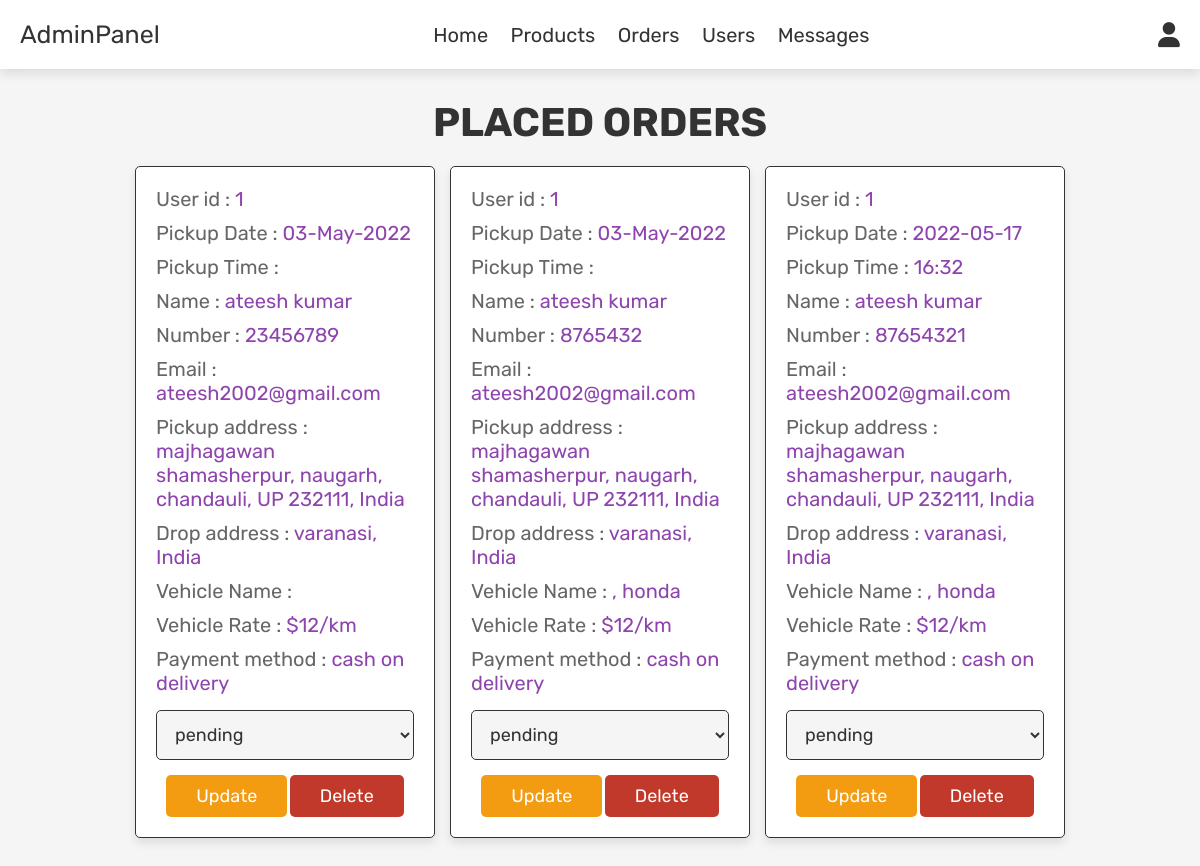
Screenshot of /admin_orders.php (signed in) with the database file from the repository.
### tables this page shows
CREATE TABLE `orders` (
  `id` int(100) NOT NULL,
  `user_id` int(100) NOT NULL,
  `name` varchar(100) NOT NULL,
  `number` varchar(12) NOT NULL,
  `email` varchar(100) NOT NULL,
  `method` varchar(50) NOT NULL,
  `pickup_address` varchar(500) NOT NULL,
  `pickup_time` varchar(400) NOT NULL,
  `drop_address` varchar(500) NOT NULL,
  `car_name` varchar(1000) NOT NULL,
  `price_rate` int(100) NOT NULL,
  `pickup_date` varchar(50) NOT NULL,
  `payment_status` varchar(20) NOT NULL DEFAULT 'pending'
);

### admin_orders.php (the view, shortened to what this page needs)
<?php
include 'config.php';
?>
<!DOCTYPE html>
<html lang="en">
<head>
   <link rel="stylesheet" href="https://cdnjs.cloudflare.com/ajax/libs/font-awesome/6.0.0/css/all.min.css">
   <link rel="stylesheet" href="css/admin_style.css">
</head>
<body>
<?php include 'admin_header.php'; ?>
<section class="orders">
   <h1 class="title">Placed Orders</h1>
   <div class="box-container">
      <?php
      $select_orders = mysqli_query($conn, "SELECT * FROM `orders`") or die('query failed');
      if(mysqli_num_rows($select_orders) > 0){
         while($fetch_orders = mysqli_fetch_assoc($select_orders)){
      ?>
      <div class="box">
         <p> User id : <span><?php echo $fetch_orders['user_id']; ?></span> </p>
         <p> Pickup Date : <span><?php echo $fetch_orders['pickup_date']; ?></span> </p>
         <p> Pickup Time : <span><?php echo $fetch_orders['pickup_time']; ?></span> </p>
         <p> Name : <span><?php echo $fetch_orders['name']; ?></span> </p>
         <p> Number : <span><?php echo $fetch_orders['number']; ?></span> </p>
         <p> Email : <span><?php echo $fetch_orders['email']; ?></span> </p>
         <p> Pickup address : <span><?php echo $fetch_orders['pickup_address']; ?></span> </p>
         <p> Drop address : <span><?php echo $fetch_orders['drop_address']; ?></span> </p>
         <p> Vehicle Name : <span><?php echo $fetch_orders['car_name']; ?></span> </p>
         <p> Vehicle Rate : <span>$<?php echo $fetch_orders['price_rate']; ?>/km</span> </p>
         <p> Payment method : <span><?php echo $fetch_orders['method']; ?></span> </p>
         <form action="" method="post">
            <select name="update_payment">
               <option value="" selected disabled><?php echo $fetch_orders['payment_status']; ?></option>
            </select>
            <input type="submit" value="update" name="update_order" class="option-btn">
            <a href="admin_orders.php?delete=<?php echo $fetch_orders['id']; ?>" onclick="return confirm('delete this order?');" class="delete-btn">delete</a>
         </form>
      </div>
      <?php
         }
      }else{
         echo '<p class="empty">no orders placed yet!</p>';
      }
      ?>
   </div>
</section>
</body>
</html>

### admin_header.php (shortened to what this page needs)
<header class="header">
   <div class="flex">
      <a href="admin_page.php" class="logo">Admin<span>Panel</span></a>
      <nav class="navbar">
         <a href="admin_page.php">Home</a>
         <a href="admin_products.php">Products</a>
         <a href="admin_orders.php">Orders</a>
         <a href="admin_users.php">Users</a>
         <a href="admin_contacts.php">Messages</a>
      </nav>
      <div class="icons">
         <div id="user-btn" class="fas fa-user"></div>
      </div>
   </div>
</header>

### css/admin_style.css (style rules this page uses)
:root { --purple:#8e44ad; --red:#c0392b; --orange:#f39c12; --black:#333; --white:#fff; --light-color:#666; --light-white:#ccc; --light-bg:#f5f5f5; --border:.1rem solid var(--black); --box-shadow:0 .5rem 1rem rgba(0,0,0,.1); }
* { font-family: 'Rubik', sans-serif; margin:0; padding:0; box-sizing: border-box; outline: none; border:none; text-decoration: none; transition:all .2s linear; }
html { font-size: 62.5%; overflow-x: hidden; }
body { background-color: var(--light-bg); }
section { padding:3rem 2rem; }
.title { text-align: center; margin-bottom: 2rem; text-transform: uppercase; color:var(--black); font-size: 4rem; }
.btn, .option-btn, .delete-btn, .white-btn { display: inline-block; margin-top: 1rem; padding:1rem 3rem; cursor: pointer; color:var(--white); font-size: 1.8rem; border-radius: .5rem; text-transform: capitalize; }
.option-btn { background-color: var(--orange); }
.delete-btn { background-color: var(--red); }
.header { position: sticky; top:0; left:0; right:0; z-index: 1000; background-color: var(--white); box-shadow: var(--box-shadow); }
.header .flex { display: flex; align-items: center; padding:2rem; justify-content: space-between; position: relative; max-width: 1200px; margin:0 auto; }
.header .flex .logo { font-size: 2.5rem; color:var(--black); }
.header .flex .logo span { color:var(yellow); }
.header .flex .navbar a { margin:0 1rem; font-size: 2rem; color:var(--black); }
.header .flex .icons div { margin-left: 1.5rem; font-size: 2.5rem; cursor: pointer; color:var(--black); }
.orders .box-container { display: grid; grid-template-columns: repeat(auto-fit, 30rem); justify-content: center; gap:1.5rem; max-width: 1200px; margin:0 auto; align-items: flex-start; }
.orders .box-container .box { background-color: var(--white); padding:2rem; border:var(--border); box-shadow: var(--box-shadow); border-radius: .5rem; }
.orders .box-container .box p { padding-bottom: 1rem; font-size: 2rem; color:var(--light-color); }
.orders .box-container .box p span { color:var(--purple); }
.orders .box-container .box form { text-align: center; }
.orders .box-container .box form select { border-radius: .5rem; margin:.5rem 0; width: 100%; background-color: var(--light-bg); border:var(--border); padding:1.2rem 1.4rem; font-size: 1.8rem; color:var(--black); }

### rows the page displays
orders: user "1", pickup_date "03-May-2022", name "ateesh kumar", number "23456789", email "ateesh2002@gmail.com", pickup_address "majhagawan shamasherpur, naugarh, chandauli, UP 232111, India", drop_address "varanasi, India", price_rate "12", method "cash on delivery", update_payment "pending"
orders: user "1", pickup_date "03-May-2022", name "ateesh kumar", number "8765432", email "ateesh2002@gmail.com", pickup_address "majhagawan shamasherpur, naugarh, chandauli, UP 232111, India", drop_address "varanasi, India", car_name ", honda", price_rate "12", method "cash on delivery", update_payment "pending"
orders: user "1", pickup_date "2022-05-17", pickup_time "16:32", name "ateesh kumar", number "87654321", email "ateesh2002@gmail.com", pickup_address "majhagawan shamasherpur, naugarh, chandauli, UP 232111, India", drop_address "varanasi, India", car_name ", honda", price_rate "12", method "cash on delivery", update_payment "pending"
